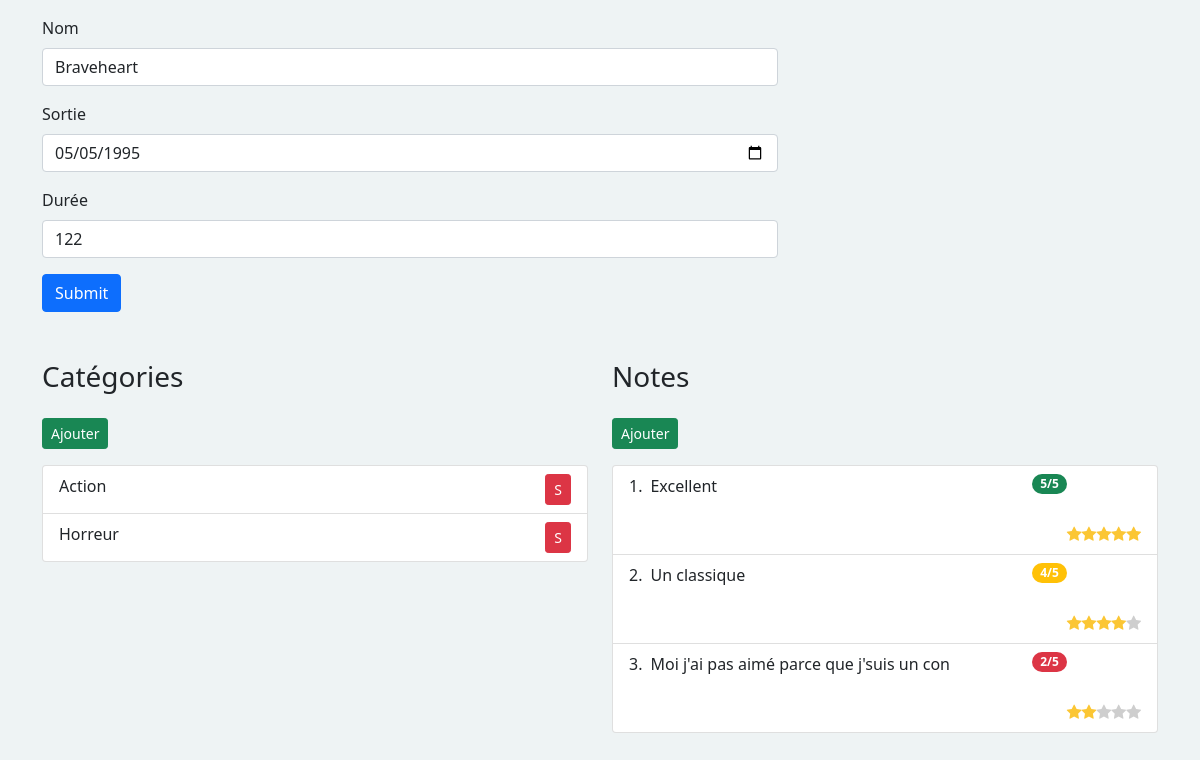
The page /movie_edit.php?id=1 on the database its author committed.
### tables this page shows
CREATE TABLE `movie` (
  `id` int NOT NULL AUTO_INCREMENT,
  `name` varchar(100) NOT NULL,
  `release` varchar(45) NOT NULL,
  `duration` int DEFAULT NULL,
  PRIMARY KEY (`id`)
);

CREATE TABLE `category_movie` (
  `category_id` int NOT NULL,
  `movie_id` int NOT NULL,
  PRIMARY KEY (`category_id`,`movie_id`),
  KEY `fk_cm_movie_idx` (`movie_id`),
  CONSTRAINT `fk_cm_category` FOREIGN KEY (`category_id`) REFERENCES `category` (`id`) ON DELETE CASCADE ON UPDATE CASCADE,
  CONSTRAINT `fk_cm_movie` FOREIGN KEY (`movie_id`) REFERENCES `movie` (`id`) ON DELETE CASCADE ON UPDATE CASCADE
);

CREATE TABLE `category` (
  `id` int NOT NULL AUTO_INCREMENT,
  `name` varchar(255) NOT NULL,
  PRIMARY KEY (`id`)
);

CREATE TABLE `rate` (
  `idrate` int NOT NULL AUTO_INCREMENT,
  `rating` float NOT NULL,
  `comment` text,
  `movie_id` int NOT NULL,
  PRIMARY KEY (`idrate`),
  KEY `fk_cm_movie_idx` (`movie_id`),
  CONSTRAINT `fk_movie_rate` FOREIGN KEY (`movie_id`) REFERENCES `movie` (`id`) ON DELETE CASCADE ON UPDATE CASCADE
);

### movie_edit.php (the view, shortened to what this page needs)
<?php
require_once('connexion.php');
$id = $_GET['id'] ?? null;
if ($id != null) {
  $query = $db->query("select * from movie where id=$id");
  $movie = $query->fetch(PDO::FETCH_ASSOC);
}
?>
<!DOCTYPE html>
<html lang="en">
<head>
  <link rel="stylesheet" href="https://cdn.jsdelivr.net/npm/bootstrap@5.1.3/dist/css/bootstrap.min.css">
  <link rel="stylesheet" href="https://cdnjs.cloudflare.com/ajax/libs/font-awesome/4.7.0/css/font-awesome.min.css">
  <link rel="stylesheet" href="style.css">
</head>
<body>
  <div class="container">
    <div class="row">
      <div class="col-8 mt-3">
        <form method="post" action="movie_save.php<?= $id != null ? "?id=$id" : '' ?>">
          <div class="mb-3">
            <label for="name" class="form-label">Nom</label>
            <input type="text" class="form-control" value="<?= $movie['name'] ?? '' ?>" id="name" name="name">
          </div>
          <div class="mb-3">
            <label for="release" class="form-label">Sortie</label>
            <input type="date" class="form-control" value="<?= $movie['release'] ?? '' ?>" id="release" name="release">
          </div>
          <div class="mb-3">
            <label for="duration" class="form-label">Durée</label>
            <input type="number" class="form-control" value="<?= $movie['duration'] ?? '' ?>" id="duration" name="duration">
          </div>
          <button type="submit" class="btn btn-primary">Submit</button>
        </form>
      </div>
    </div>
    <div class="row mt-5">
      <div class="col-6">
        <?php include('category_movie.php'); ?>
      </div>
      <div class="col-6">
        <?php include('rate_movie.php'); ?>
      </div>
  </div>
</body>
</html>

### category_movie.php (shortened to what this page needs)
<?php
require_once('connexion.php');
$movieId = $_GET['id'] ?? null;
if ($movieId != null) :
    $query = $db->query('SELECT cm.*, c.name FROM movie_db.category_movie as cm
join category as c on c.id = cm.category_id
where movie_id=' . $movieId);
    $categories = $query->fetchAll(PDO::FETCH_ASSOC);
?>
    <h3>Catégories</h3>
    <a href="associate_movie_category.php?movie_id=<?=$movieId?>" class="btn btn-success btn-sm mt-3 mb-3">Ajouter</a>
    <ul class="list-group">
        <?php foreach($categories as $c):  ?>
        <li class="list-group-item">
            <div class="d-flex bd-highlight">
                <div class="bd-highlight"><?= $c['name']?></div>
                <div class="ms-auto bd-highlight">
                    <a href="remove_movie_category.php?movie_id=<?=$movieId?>&category_id=<?= $c['category_id']?>" class="btn btn-danger btn-sm">S</a>
                </div>
            </div>
        </li>
        <?php endforeach; ?>
    </ul>
<?php
endif
?>

### rate_movie.php
<?php
require_once('connexion.php');
$movieId = $_GET['id'] ?? null;
if ($movieId != null) :
    $query = $db->query('select * from rate where movie_id=' . $movieId);
    $rates = $query->fetchAll(PDO::FETCH_ASSOC);
?>
    <h3>Notes</h3>
    <a href="movie_rate.php?movie_id=<?= $movieId ?>" class="btn btn-success btn-sm mt-3 mb-3">Ajouter</A>
    <ol class="list-group list-group-numbered">
        <?php foreach ($rates as $r) : ?>
            <li class="list-group-item d-flex justify-content-between align-items-start">
                <div class="ms-2 me-auto">
                    <?= $r['comment'] ?><BR>
                </div>
                <?php
                $colorrate = "";
                if ($r['rating'] <= 2) : $colorrate = "bg-danger";
                elseif ($r['rating'] > 2 && $r['rating'] < 5) : $colorrate = "bg-warning";
                else : $colorrate = "bg-success";
                endif
                ?>
                <span class="badge <?= $colorrate ?> rounded-pill"><?= $r['rating'] . '/5' ?></span>
                <div class="mt-5 d-flex justify-content-between align-items-center">
                    <div class="small-ratings">
                        <?php
                        for ($i = 1; $i <= 5; $i++) {
                            if ($i <= $r['rating']) {
                                echo '<i class="fa fa-star rating-color"></i>';
                            } else {
                                echo '<i class="fa fa-star"></i>';
                            }
                        }
                        ?>
                    </div>
                </div>
            </li>
        <?php endforeach; ?>
    </ol>
<?php
endif
?>

### style.css (style rules this page uses)
body { background-color: #eef3f4; }
.rating-color { color: #fbc634 !important; }
.small-ratings i { color: #cecece; }

### rows shown on the page
movie: name "Braveheart", release "05/05/1995", duration "122"
category_movie: category.name "Action"
category_movie: category.name "Horreur"
rate: comment "Excellent", rating "5"
rate: comment "Un classique", rating "4"
rate: comment "Moi j'ai pas aimé parce que j'suis un con", rating "2"
